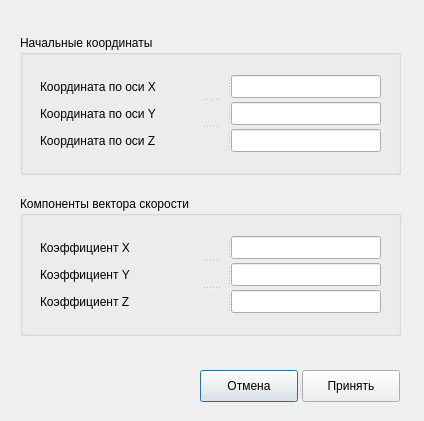
<?xml version="1.0" encoding="UTF-8"?>
<ui version="4.0">
 <class>object_parameters</class>
 <widget class="QDialog" name="object_parameters">
  <property name="geometry">
   <rect>
    <x>0</x>
    <y>0</y>
    <width>424</width>
    <height>421</height>
   </rect>
  </property>
  <property name="windowTitle">
   <string>Dialog</string>
  </property>
  <widget class="QWidget" name="layoutWidget">
   <property name="geometry">
    <rect>
     <x>20</x>
     <y>20</y>
     <width>381</width>
     <height>331</height>
    </rect>
   </property>
   <layout class="QVBoxLayout" name="verticalLayout">
    <item>
     <widget class="QGroupBox" name="groupBox">
      <property name="maximumSize">
       <size>
        <width>16777215</width>
        <height>140</height>
       </size>
      </property>
      <property name="title">
       <string>Начальные координаты</string>
      </property>
      <property name="flat">
       <bool>false</bool>
      </property>
      <widget class="QSplitter" name="splitter_4">
       <property name="geometry">
        <rect>
         <x>20</x>
         <y>40</y>
         <width>341</width>
         <height>77</height>
        </rect>
       </property>
       <property name="orientation">
        <enum>Qt::Vertical</enum>
       </property>
       <widget class="QSplitter" name="splitter">
        <property name="orientation">
         <enum>Qt::Horizontal</enum>
        </property>
        <widget class="QLabel" name="label">
         <property name="text">
          <string>Координата по оси X</string>
         </property>
        </widget>
        <widget class="QLineEdit" name="obj_coord_x">
         <property name="sizePolicy">
          <sizepolicy hsizetype="Maximum" vsizetype="Fixed">
           <horstretch>0</horstretch>
           <verstretch>0</verstretch>
          </sizepolicy>
         </property>
         <property name="maximumSize">
          <size>
           <width>150</width>
           <height>16777215</height>
          </size>
         </property>
        </widget>
       </widget>
       <widget class="QSplitter" name="splitter_2">
        <property name="orientation">
         <enum>Qt::Horizontal</enum>
        </property>
        <widget class="QLabel" name="label_2">
         <property name="text">
          <string>Координата по оси Y</string>
         </property>
        </widget>
        <widget class="QLineEdit" name="obj_coord_y">
         <property name="sizePolicy">
          <sizepolicy hsizetype="Maximum" vsizetype="Fixed">
           <horstretch>0</horstretch>
           <verstretch>0</verstretch>
          </sizepolicy>
         </property>
         <property name="maximumSize">
          <size>
           <width>150</width>
           <height>16777215</height>
          </size>
         </property>
        </widget>
       </widget>
       <widget class="QSplitter" name="splitter_3">
        <property name="orientation">
         <enum>Qt::Horizontal</enum>
        </property>
        <widget class="QLabel" name="label_3">
         <property name="text">
          <string>Координата по оси Z</string>
         </property>
        </widget>
        <widget class="QLineEdit" name="obj_coord_z">
         <property name="sizePolicy">
          <sizepolicy hsizetype="Maximum" vsizetype="Fixed">
           <horstretch>0</horstretch>
           <verstretch>0</verstretch>
          </sizepolicy>
         </property>
         <property name="maximumSize">
          <size>
           <width>150</width>
           <height>16777215</height>
          </size>
         </property>
        </widget>
       </widget>
      </widget>
     </widget>
    </item>
    <item>
     <widget class="QGroupBox" name="groupBox_2">
      <property name="maximumSize">
       <size>
        <width>16777215</width>
        <height>140</height>
       </size>
      </property>
      <property name="title">
       <string>Компоненты вектора скорости</string>
      </property>
      <property name="flat">
       <bool>false</bool>
      </property>
      <widget class="QSplitter" name="splitter_5">
       <property name="geometry">
        <rect>
         <x>20</x>
         <y>40</y>
         <width>341</width>
         <height>77</height>
        </rect>
       </property>
       <property name="orientation">
        <enum>Qt::Vertical</enum>
       </property>
       <widget class="QSplitter" name="splitter_6">
        <property name="orientation">
         <enum>Qt::Horizontal</enum>
        </property>
        <widget class="QLabel" name="label_7">
         <property name="text">
          <string>Коэффициент X</string>
         </property>
        </widget>
        <widget class="QLineEdit" name="obj_speed_x">
         <property name="sizePolicy">
          <sizepolicy hsizetype="Maximum" vsizetype="Fixed">
           <horstretch>0</horstretch>
           <verstretch>0</verstretch>
          </sizepolicy>
         </property>
         <property name="maximumSize">
          <size>
           <width>150</width>
           <height>16777215</height>
          </size>
         </property>
        </widget>
       </widget>
       <widget class="QSplitter" name="splitter_7">
        <property name="orientation">
         <enum>Qt::Horizontal</enum>
        </property>
        <widget class="QLabel" name="label_8">
         <property name="text">
          <string>Коэффициент Y</string>
         </property>
        </widget>
        <widget class="QLineEdit" name="obj_speed_y">
         <property name="sizePolicy">
          <sizepolicy hsizetype="Maximum" vsizetype="Fixed">
           <horstretch>0</horstretch>
           <verstretch>0</verstretch>
          </sizepolicy>
         </property>
         <property name="maximumSize">
          <size>
           <width>150</width>
           <height>16777215</height>
          </size>
         </property>
        </widget>
       </widget>
       <widget class="QSplitter" name="splitter_8">
        <property name="orientation">
         <enum>Qt::Horizontal</enum>
        </property>
        <widget class="QLabel" name="label_9">
         <property name="text">
          <string>Коэффициент Z</string>
         </property>
        </widget>
        <widget class="QLineEdit" name="obj_speed_z">
         <property name="sizePolicy">
          <sizepolicy hsizetype="Maximum" vsizetype="Fixed">
           <horstretch>0</horstretch>
           <verstretch>0</verstretch>
          </sizepolicy>
         </property>
         <property name="maximumSize">
          <size>
           <width>150</width>
           <height>16777215</height>
          </size>
         </property>
        </widget>
       </widget>
      </widget>
     </widget>
    </item>
   </layout>
  </widget>
  <widget class="QSplitter" name="splitter_9">
   <property name="geometry">
    <rect>
     <x>200</x>
     <y>370</y>
     <width>200</width>
     <height>32</height>
    </rect>
   </property>
   <property name="orientation">
    <enum>Qt::Horizontal</enum>
   </property>
   <widget class="QPushButton" name="pushButton">
    <property name="text">
     <string>Отмена</string>
    </property>
   </widget>
   <widget class="QPushButton" name="pushButton_2">
    <property name="text">
     <string>Принять</string>
    </property>
   </widget>
  </widget>
 </widget>
 <resources/>
 <connections>
  <connection>
   <sender>pushButton</sender>
   <signal>clicked()</signal>
   <receiver>object_parameters</receiver>
   <slot>close()</slot>
   <hints>
    <hint type="sourcelabel">
     <x>255</x>
     <y>379</y>
    </hint>
    <hint type="destinationlabel">
     <x>139</x>
     <y>378</y>
    </hint>
   </hints>
  </connection>
 </connections>
</ui>
